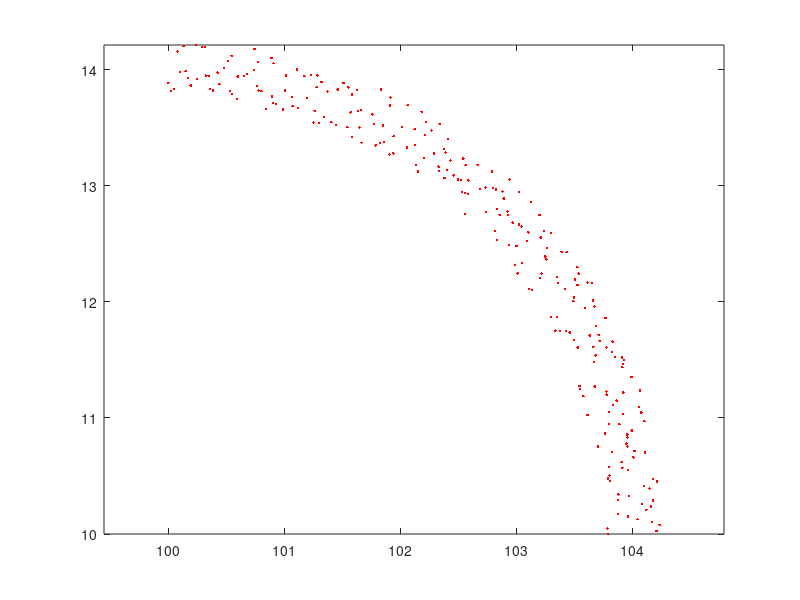

Write the MATLAB code that produced this figure. (Note: this script raises an error after producing the figure.)
clear all;
close all;
format compact;
format longg;

% kreisparameter
rr = 4;
mx= 100;
my= 10;

th = (0:pi/500:2*pi / 4)';
r = ((rand(length(th),1)-.5)/8 + ones(length(th),1)) * rr;
xunit = r .* cos(th) + mx;
yunit = r .* sin(th) + my;

t = [xunit, yunit];

plot([t(:,1);t(1,1)], [t(:,2);t(1,2)], 'r.');
axis equal

F = @(x) F1(t, x);
JF = @(x) JF1(t, x);

% startvektor
x = [mx, my, rr]';

[x, iters] = GaussNewton( x, F, JF, 1e-10, 1e4 )

circle(x(3), x(1), x(2) );
hold on;
plot(x(1), x(2), 'ro');
plot(mx, my, 'b.');
